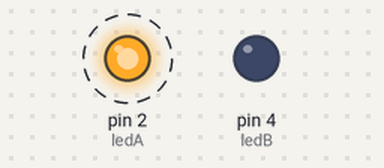
Recording of a sketch running on a simulated Arduino Uno, built with avr-gcc and run on an emulated ATmega328P. Parts: output pins drawn as LEDs (lit = HIGH). Dashed ring = blinking.

Above: at 0.5 s.
Timing chart, 0 to 4.6 s (numbered marks = the images above):
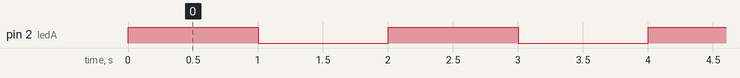

Measured:
- by itself, pin 2 (ledA): alternates HIGH for 1.0 s and LOW for 1.0 s

The sketch:

sketch_dec2a.ino
```cpp
const int ledA=2;
const int ledB=4;

void setup() {
  pinMode(ledA, OUTPUT);
  pinMode(ledB, OUTPUT);

}

void loop() {
  for(int i=1; i<= 5; i++ ){
    digitalWrite(ledA,  HIGH);
    delay(1000);
    digitalWrite(ledA, LOW);
    delay(1000);
    return 0;
  }

  for(int i=1; i<=3; i++){
    digitalWrite(ledB, HIGH);
    delay(1000);
    digitalWrite(ledB, LOW);
    delay(1000);
    return 0;
  }

}
```
